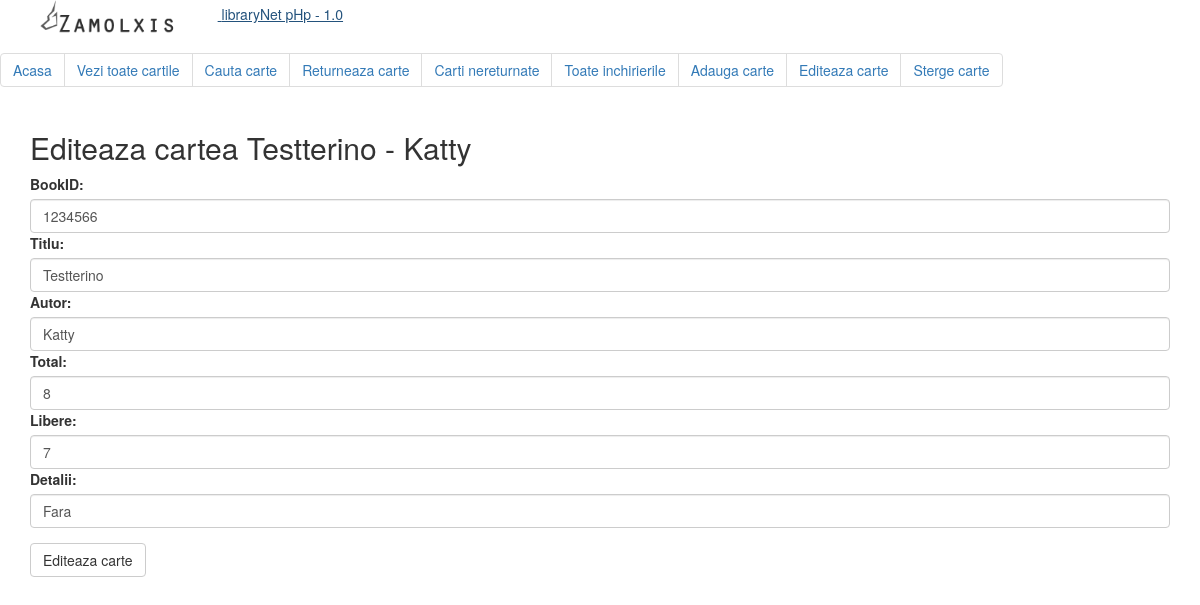
Screenshot of /editeaza.php?bookid=1234566 with the database file from the repository.
### tables this page shows
CREATE TABLE `books` (
  `entryID` int(11) NOT NULL,
  `bookID` int(8) NOT NULL,
  `title` varchar(52) NOT NULL,
  `author` varchar(42) NOT NULL,
  `total` int(100) NOT NULL,
  `free` int(100) NOT NULL,
  `details` varchar(190) DEFAULT 'Fara detalii'
);

### editeaza.php (the view, shortened to what this page needs)
<?php include 'header.php';  ?>
<?php
$bookID = $_GET['bookid'];
$title = "";
$author = "";
$total = "";
$free = "";
$details = "";
$sql = "SELECT * FROM books WHERE bookID = '".$bookID."'";
				$result = $conn->query($sql);
					while($row = $result->fetch_assoc())
						{
						$title = $row["title"];
						$author = $row["author"];
						$total = $row["total"];
						$free = $row["free"];
						$details = $row["details"];
						}
if(!empty($bookID))
{
	echo '
<div class="container">
  <h2>Editeaza cartea '.$title.' - '.$author.'</h2>
  <form role="form" action="/api/editbook.php" method="post">
    <div class="form-group">
      <label for="text">BookID:</label>
      <input type="text" class="form-control" id="bookid" value='.$bookID.' name="bookid">
	  <label for="text">Titlu:</label>
      <input type="text" class="form-control" id="title" value='.$title.' name="title">
	  <label for="text">Autor:</label>
      <input type="text" class="form-control" id="author" value='.$author.' name="author">
	  <label for="text">Total:</label>
      <input type="text" class="form-control" id="total" value='.$total.' name="total">
	  <label for="text">Libere:</label>
      <input type="text" class="form-control" id="free" value='.$free.' name="free">
	  <label for="text">Detalii:</label>
      <input type="text" class="form-control" id="detalii" value='.$details.' name="detalii">
    </div>
    <button type="submit" class="btn btn-default">Editeaza carte</button>
  </form>
</div>';
	}
?>

### rows the page displays
books: title "Testterino", author "Katty", total "8", free "7"
